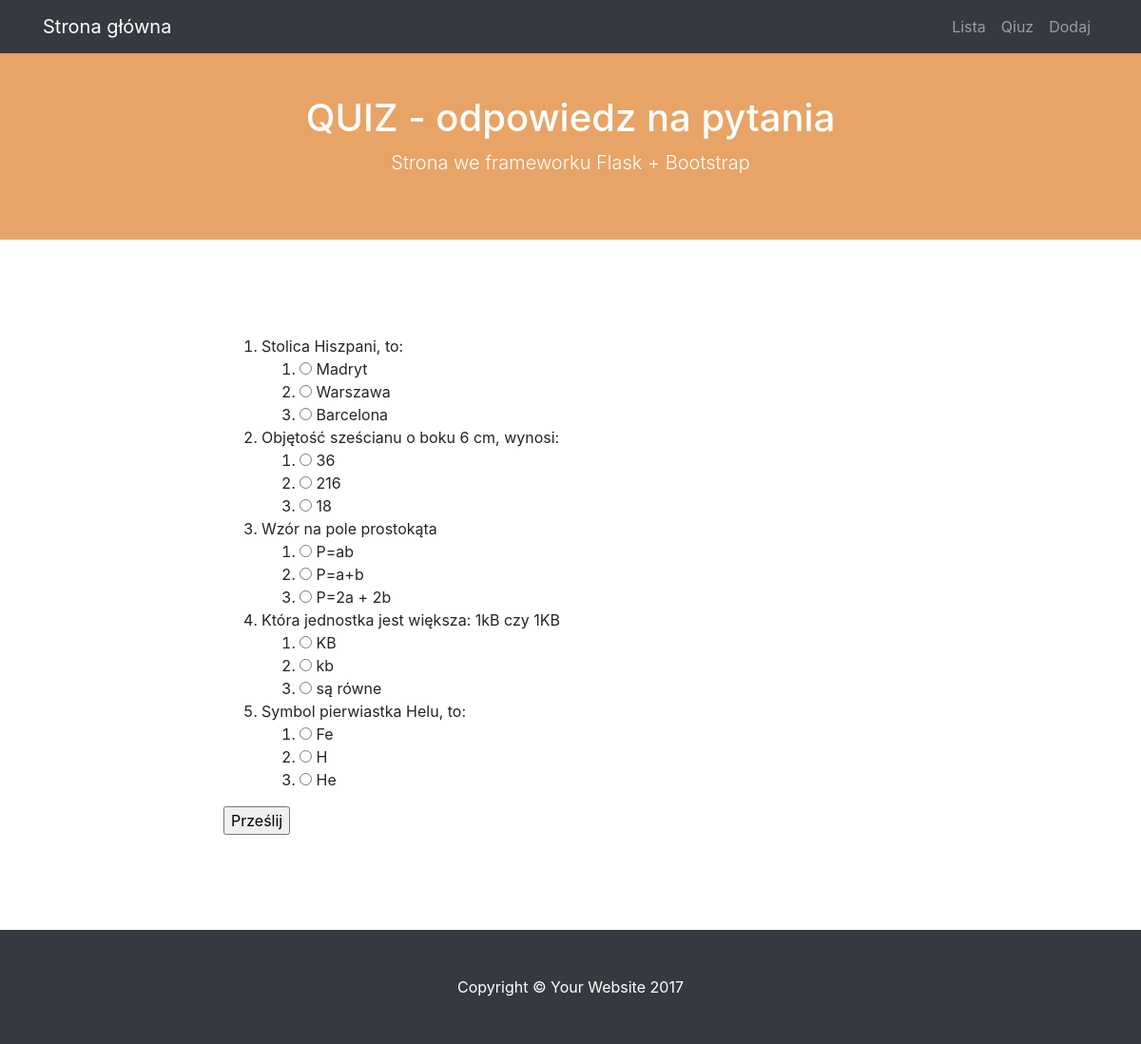
The page /quiz on the database as committed earlier.
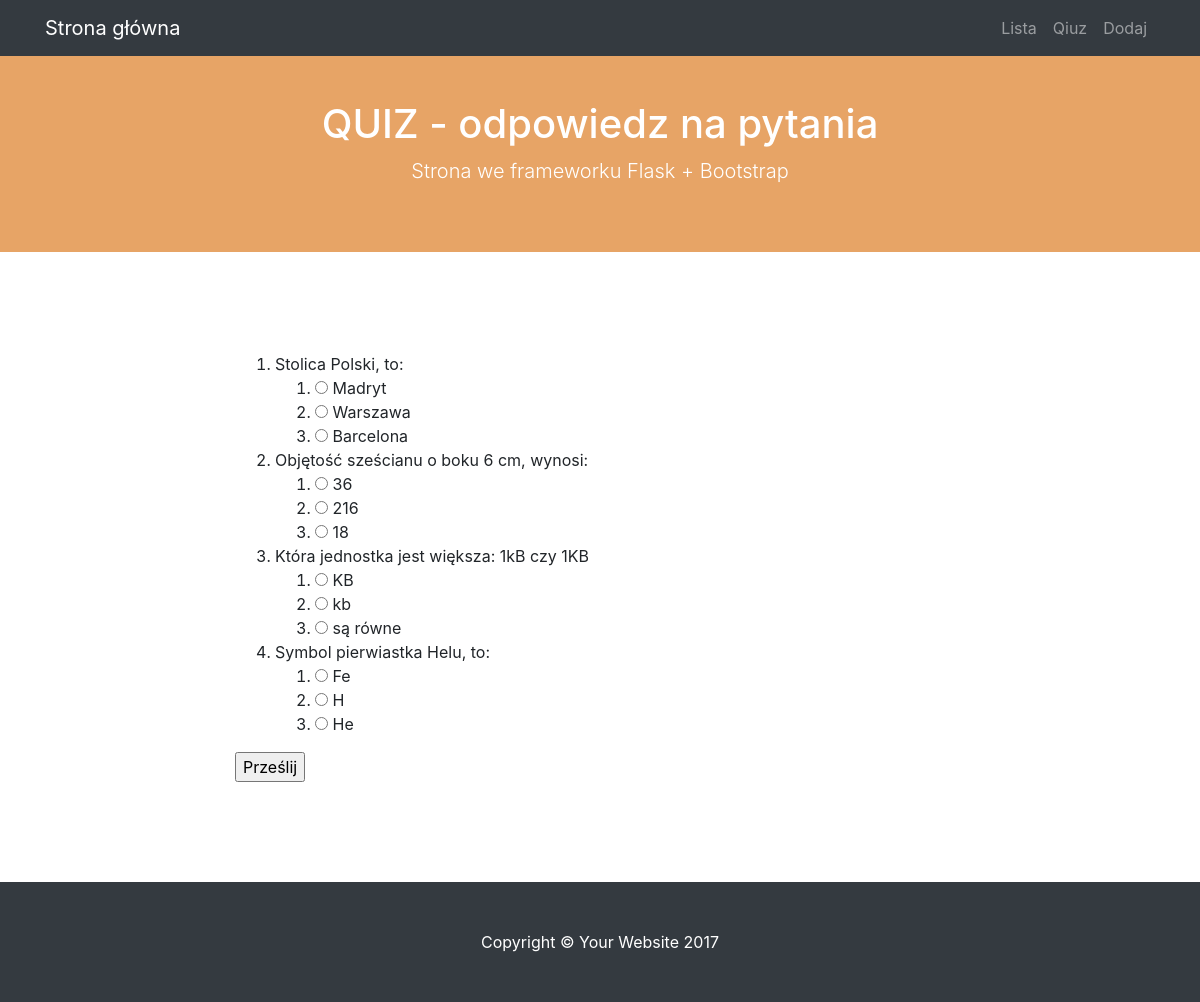
The same page on the database as committed later.
### modele.py (models this page shows)
class BazaModel(Model):
    class Meta:
        database = baza

class Pytanie(BazaModel):
    pytanie = CharField(null=False)
    kategoria = ForeignKeyField(Kategoria, related_name='pytania')

class Odpowiedz(BazaModel):
    odpowiedz = CharField(null=False)
    pytanie = ForeignKeyField(Pytanie, related_name='odpowiedzi')
    odpok = IntegerField(default=0)

### views.py (the view, shortened to what this page needs)
@app.route("/quiz", methods=['GET', 'POST'])
def quiz():
    print(request.form)
    pytania = Pytanie().select().join(Odpowiedz).distinct()
    return render_template('quiz.html', pytania=pytania)

### quiz.py (called while the page is built)
@app.before_request
def before_request():
    g.db = baza
    g.db.connect()

@app.after_request
def after_request(response):
    g.db.close()
    return response

### templates/quiz.html (shortened to what this page needs)
{% extends "szablon.html"%}
{% block h1 %}QUIZ - odpowiedz na pytania{% endblock %}
{% block tresc %}
    <form method="POST">
    <ol>
    {% for p in pytania %}
        <li>{{ p.pytanie }}
            <ol class="odpowiedzi">
            {% for o in p.odpowiedzi %}
                <li>
                    <input type="radio" value="{{ o.id }}" name="{{ p.id }}">
                    {{ o.odpowiedz }}</li>
            {% endfor %}
            </ol>
        </li>
    {% endfor %}
    </ol>
    <input type="submit" value="Prześlij">
    </form>
{% endblock %}

### templates/szablon.html (shortened to what this page needs)
<!DOCTYPE html>
<html lang="pl">
  <head>
    <link href="{{ url_for('static',filename='vendor/bootstrap/css/bootstrap.min.css') }}" rel="stylesheet">
    <link href="{{ url_for('static', filename='css/scrolling-nav.css') }}" rel="stylesheet">
  </head>
  <body id="page-top">
    <nav class="navbar navbar-expand-lg navbar-dark bg-dark fixed-top" id="mainNav">
      <div class="container">
        <a class="navbar-brand js-scroll-trigger" href="{{ url_for('hello') }}">Strona główna</a>
        <div class="collapse navbar-collapse" id="navbarResponsive">
          <ul class="navbar-nav ml-auto">
            <li class="nav-item">
              <a class="nav-link js-scroll-trigger" href="{{ url_for('lista') }}">Lista</a>
            </li>
            <li class="nav-item">
              <a class="nav-link js-scroll-trigger" href="{{ url_for('quiz') }}">Qiuz</a>
            </li>
            <li class="nav-item">
              <a class="nav-link js-scroll-trigger" href="{{ url_for('dodaj') }}">Dodaj</a>
            </li>
          </ul>
        </div>
      </div>
    </nav>
    <header class="bg-mojkolor text-white">
      <div class="container text-center">
        <h1>{% block h1 %}{% endblock %}</h1>
        <p class="lead">Strona we frameworku Flask + Bootstrap</p>
      </div>
    </header>
    <section id="tresc">
      <div class="container">
        <div class="row">
          <div class="col-lg-8 mx-auto">
{% block tresc %}{% endblock %}
          </div>
        </div>
      </div>
    </section>
    <footer class="py-5 bg-dark">
      <div class="container">
        <p class="m-0 text-center text-white">Copyright &copy; Your Website 2017</p>
      </div>
    </footer>
  </body>
</html>

### static/css/scrolling-nav.css (style rules this page uses)
header { padding: 100px 0 50px; }
@media (min-width: 992px) { header { padding: 100px 0 50px; } }
section { padding: 100px 0; }
.bg-mojkolor { background-color: #E7A466; }

Rows that differ between the two databases and show on the page:
removed Pytanie: pytanie "Wzór na pole prostokąta"
removed Odpowiedz: odpowiedz "P=ab", shown under "Wzór na pole prostokąta"
removed Odpowiedz: odpowiedz "P=a+b", shown under "Wzór na pole prostokąta"
removed Odpowiedz: odpowiedz "P=2a + 2b", shown under "Wzór na pole prostokąta"
changed Pytanie: pytanie "Stolica Hiszpani, to:" → "Stolica Polski, to:"
